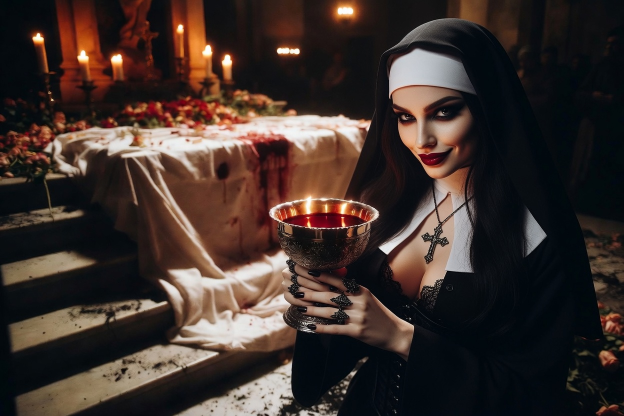
#> input picture activity_scene_sources/lasombra_court_procession_blood_wine.jpg, 1248 x 832 px (shown at 1/2 size)
$ python -i convert_activity_scene_backgrounds.py   (imports and definitions only)
#> lines starting #> are read from the running program, lines starting #| are printed output that depends on the picture
### dds_compress.py
"""Compress large mod DDS files to BC1/DXT1 for CK3 (Paradox Clausewitz engine)."""
import os
import shutil
import subprocess
import sys


def texconv_path():
    found = shutil.which("texconv")
    if found:
        return found
    raise FileNotFoundError(
        "texconv not found on PATH. Install with: winget install Microsoft.DirectXTex.Texconv"
    )


def compress_dds_dxt1(dds_path):
    """Re-encode a DDS (or overwrite in place) as opaque BC1/DXT1."""
    dds_path = os.path.normpath(dds_path)
    out_dir = os.path.dirname(dds_path)
    subprocess.run(
        [texconv_path(), "-f", "DXT1", "-m", "1", "-y", "-o", out_dir, dds_path],
        check=True,
        stdout=subprocess.DEVNULL,
        stderr=subprocess.PIPE,
        text=True,
    )


# [11 lines left out: function finalize_activity_icon_dds, not called in this run]


def finalize_activity_title_icon_dds(dds_path):
    """CK3 running-activity title bar uses ActivityType.GetHeaderIcon (164x164)."""
    finalize_activity_icon_dds(dds_path)


def finalize_activity_header_dds(dds_path):
    """CK3 activity planner header art needs RGBA + full mipmaps (not single-mip DXT1)."""
    finalize_activity_icon_dds(dds_path)


def finalize_event_type_icon_dds(dds_path):
    """CK3 event-type icons need a full RGBA mipmap chain (148x148)."""
    finalize_activity_icon_dds(dds_path)


# [17 lines left out: function compress_large_gfx_dds, not called in this run]


# [6 lines that do not run on import are left out]

### convert_activity_scene_backgrounds.py
"""Batch-build Court of Shadows activity event scene DDS files (1592x848).

Drop source art into tools/activity_scene_sources/<basename>.jpg (or .png).
Missing sources are copied from procession/veiled pursuit fallbacks so the mod
loads until custom art is ready.

Usage:
    python tools/convert_activity_scene_backgrounds.py
    python tools/convert_activity_scene_backgrounds.py --seed-only
"""
from PIL import Image, ImageEnhance
import argparse
import os
import shutil
import tempfile

from dds_compress import compress_dds_dxt1

TOOLS = os.path.dirname(os.path.abspath(__file__))
MOD = os.path.normpath(os.path.join(TOOLS, "..", "lasombra_court"))
SOURCES = os.path.join(TOOLS, "activity_scene_sources")
OUT_DIR = os.path.join(MOD, "gfx", "interface", "illustrations", "event_scenes")
EVENT_SIZE = (1592, 848)

FALLBACK_PROCESSION = os.path.join(OUT_DIR, "lasombra_court_umbral_orgy.dds")
FALLBACK_PURSUIT = os.path.join(OUT_DIR, "lasombra_court_veiled_pursuit.dds")

PROCESSION_SCENES = (
    "lasombra_court_procession_nave_open",
    "lasombra_court_procession_vigil_tone",
    "lasombra_court_procession_confession_rail",
    "lasombra_court_procession_blood_wine",
    "lasombra_court_procession_pulse_confession",
    "lasombra_court_procession_pulse_indulgence",
    "lasombra_court_procession_pulse_sanctify",
    "lasombra_court_procession_pulse_ash",
    "lasombra_court_procession_pulse_blood",
    "lasombra_court_procession_pulse_seductive",
    "lasombra_court_procession_pulse_carnal",
    "lasombra_court_procession_pulse_benediction",
    "lasombra_court_procession_pulse_wine",
)

PURSUIT_SCENES = (
    "lasombra_court_veiled_pursuit",
    "lasombra_court_pursuit_veil_descend",
    "lasombra_court_pursuit_night_tone",
    "lasombra_court_pursuit_corridor_hunt",
    "lasombra_court_pursuit_pre_dawn",
    "lasombra_court_pursuit_conclusion",
    "lasombra_court_pursuit_initiation_font",
    "lasombra_court_pursuit_seeker_claims",
    "lasombra_court_pursuit_veil_lifted",
    "lasombra_court_pursuit_foreign_oath",
    "lasombra_court_pursuit_rival_mask",
    "lasombra_court_pursuit_oath_long_night",
    "lasombra_court_pursuit_veil_refused",
    "lasombra_court_pursuit_blood_wine_hunt",
    "lasombra_court_pursuit_salon_votary",
    "lasombra_court_pursuit_shadow_chant",
)


def crop_cover(img, tw, th):
#> called with tw = 1592, th = 848
    w, h = img.size
#> w = 1248; h = 832
    target_ratio = tw / th
    src_ratio = w / h
#> src_ratio = 1.5
    if src_ratio > target_ratio:
        new_w = int(h * target_ratio)
        left = (w - new_w) // 2
        img = img.crop((left, 0, left + new_w, h))
    else:
        new_h = int(w / target_ratio)
#> new_h = 664
        top = (h - new_h) // 2
#> top = 84
        img = img.crop((0, top, w, top + new_h))
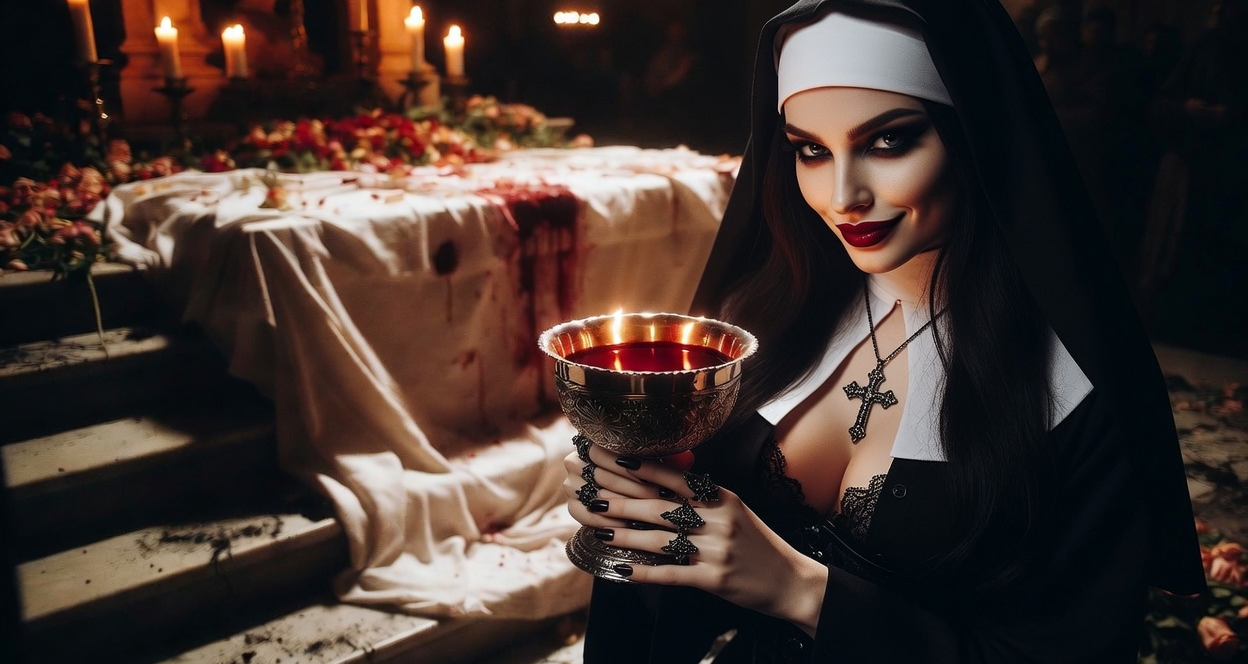
#> img: PIL image 1248x664 RGBA; mean R, G, B, A 66.2, 51.9, 46.8, 255
    return img.resize((tw, th), Image.LANCZOS)


def enhance(img):
    rgb = ImageEnhance.Contrast(img.convert("RGB")).enhance(1.06)
    rgb = ImageEnhance.Color(rgb).enhance(1.08)
    return rgb.convert("RGBA")


def find_source(basename):
    for ext in (".jpg", ".jpeg", ".png", ".webp"):
        path = os.path.join(SOURCES, basename + ext)
        if os.path.exists(path):
            return path
    return None


def write_from_image(src_path, out_path):
    img = enhance(crop_cover(Image.open(src_path).convert("RGBA"), *EVENT_SIZE))
    os.makedirs(os.path.dirname(out_path), exist_ok=True)
    with tempfile.NamedTemporaryFile(suffix=".dds", delete=False) as tmp:
        tmp_path = tmp.name
    try:
        img.save(tmp_path)
        compress_dds_dxt1(tmp_path)
        shutil.move(tmp_path, out_path)
    finally:
        if os.path.exists(tmp_path):
            os.remove(tmp_path)
    print(f"converted {os.path.basename(src_path)} -> {out_path}")


def seed_copy(fallback, out_path):
    os.makedirs(os.path.dirname(out_path), exist_ok=True)
    if not os.path.exists(out_path):
        shutil.copy2(fallback, out_path)
        print(f"seeded {out_path}")


def process_scene(basename, fallback, seed_only=False):
    out_path = os.path.join(OUT_DIR, f"{basename}.dds")
    src = find_source(basename)
    if src and not seed_only:
        write_from_image(src, out_path)
    else:
        seed_copy(fallback, out_path)


def main():
    parser = argparse.ArgumentParser()
    parser.add_argument("--seed-only", action="store_true", help="copy fallbacks only")
    args = parser.parse_args()

    if not os.path.exists(FALLBACK_PROCESSION):
        raise FileNotFoundError(FALLBACK_PROCESSION)
    if not os.path.exists(FALLBACK_PURSUIT):
        raise FileNotFoundError(FALLBACK_PURSUIT)

    os.makedirs(SOURCES, exist_ok=True)

    for name in PROCESSION_SCENES:
        process_scene(name, FALLBACK_PROCESSION, seed_only=args.seed_only)
    for name in PURSUIT_SCENES:
        process_scene(name, FALLBACK_PURSUIT, seed_only=args.seed_only)


# [2 lines not run here, left out]

#> (the run stopped early here; a loop or call above may not have finished)

$ run again, on activity_scene_sources/lasombra_court_procession_pulse_benediction.jpg
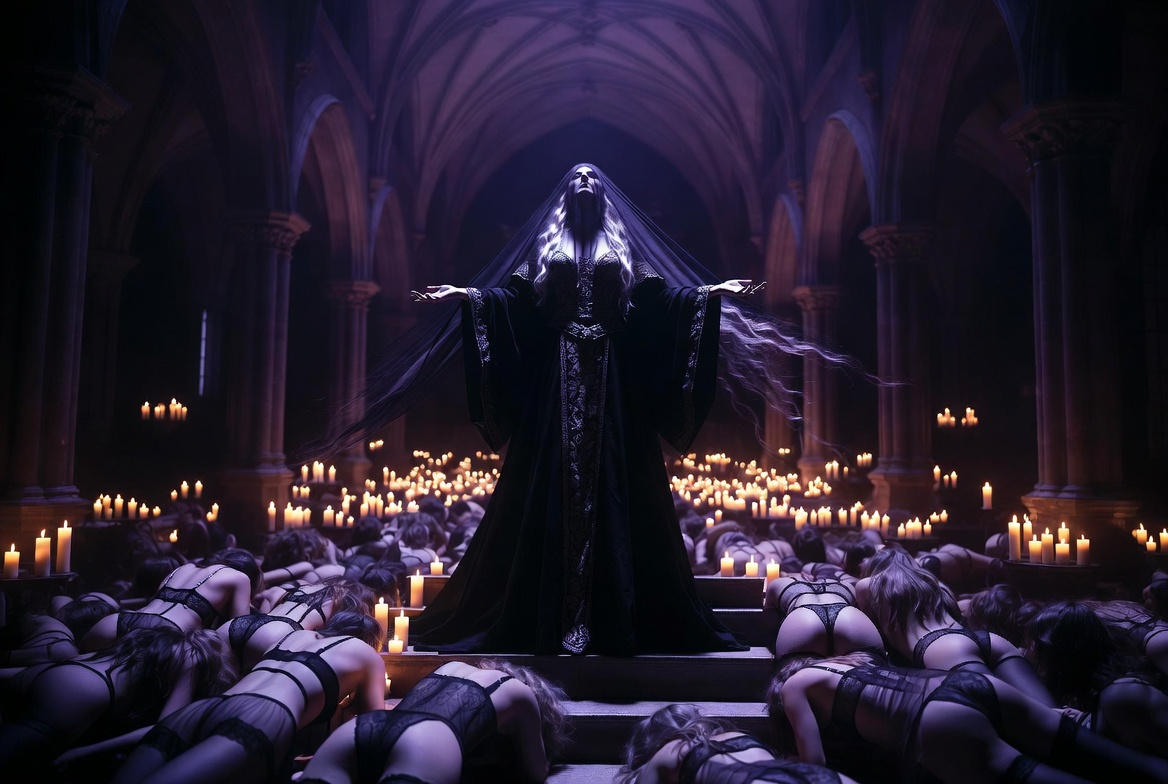
#> input picture activity_scene_sources/lasombra_court_procession_pulse_benediction.jpg, 1168 x 784 px
#> w = 1168; h = 784
#> src_ratio = 1.49
#> new_h = 622
#> top = 81
#> in crop_cover, `img = img.crop((0, top, w, top + new_h))`:
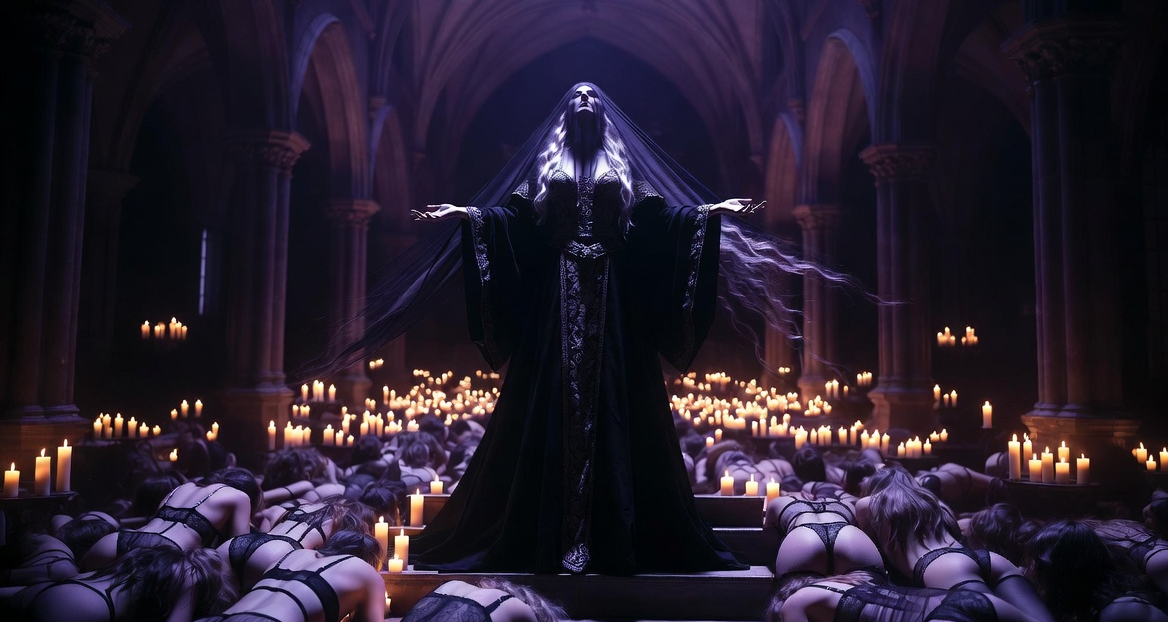
#> img: PIL image 1168x622 RGBA; mean R, G, B, A 39.4, 30.4, 46.3, 255

$ run again, on activity_scene_sources/lasombra_court_procession_pulse_benediction_alt.jpg
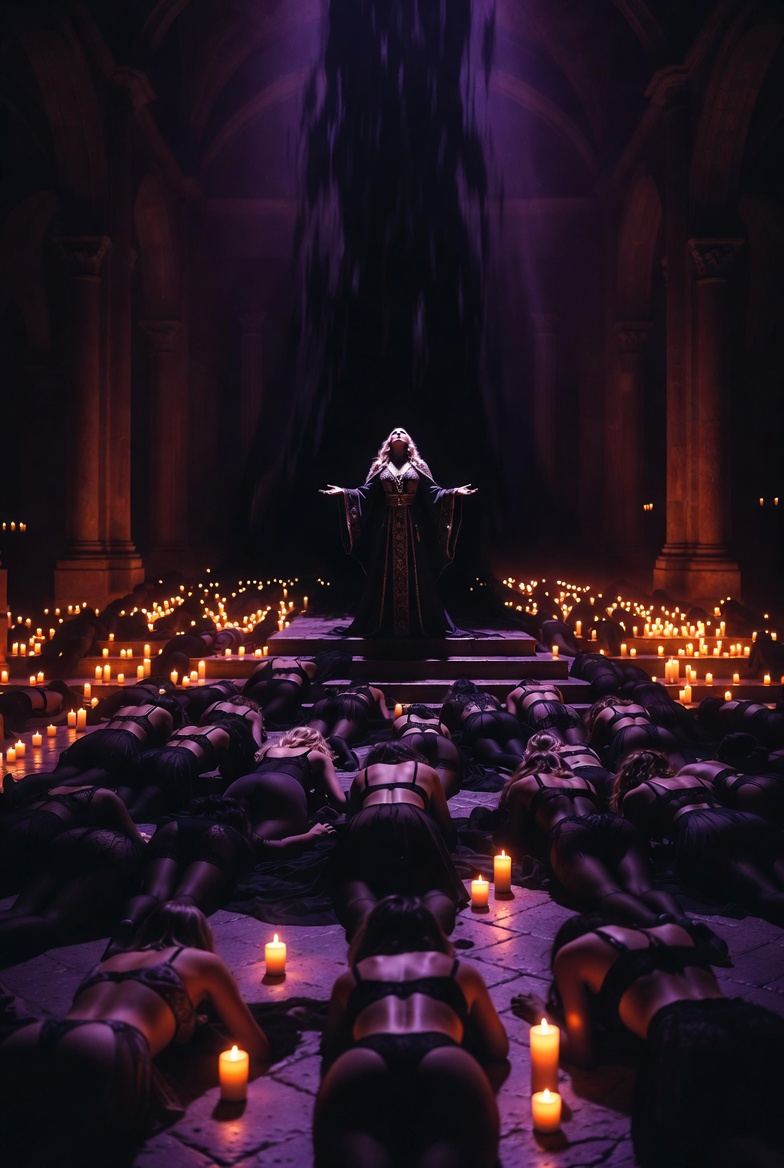
#> input picture activity_scene_sources/lasombra_court_procession_pulse_benediction_alt.jpg, 784 x 1168 px
#> w = 784; h = 1168
#> src_ratio = 0.671
#> new_h = 417
#> top = 375
#> in crop_cover, `img = img.crop((0, top, w, top + new_h))`:
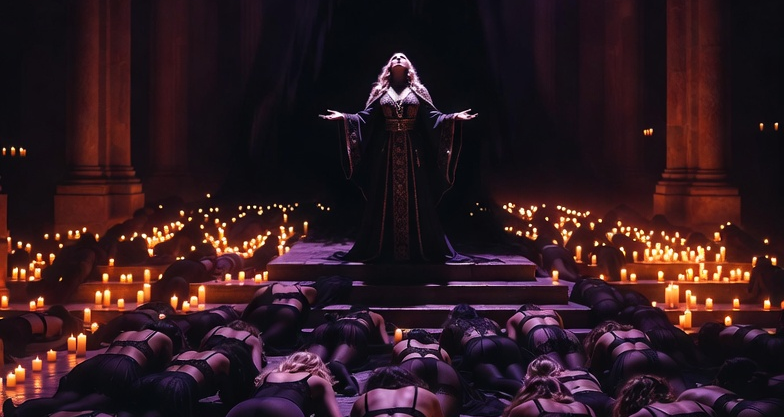
#> img: PIL image 784x417 RGBA; mean R, G, B, A 48.4, 26.5, 32.5, 255
#> in enhance, `rgb = ImageEnhance.Color(rgb).enhance(1.08)`:
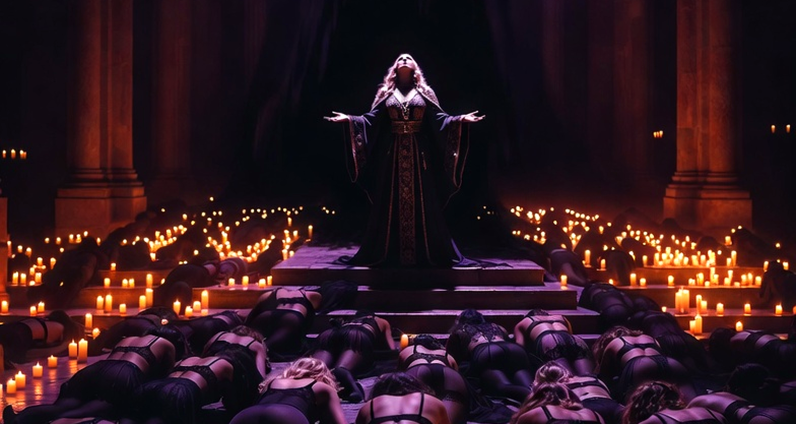
#> rgb: PIL image 1592x848 RGB (shown at 1/2 size); mean R, G, B 49.3, 24.3, 31.4

$ run again, on activity_scene_sources/lasombra_court_procession_pulse_blood.jpg
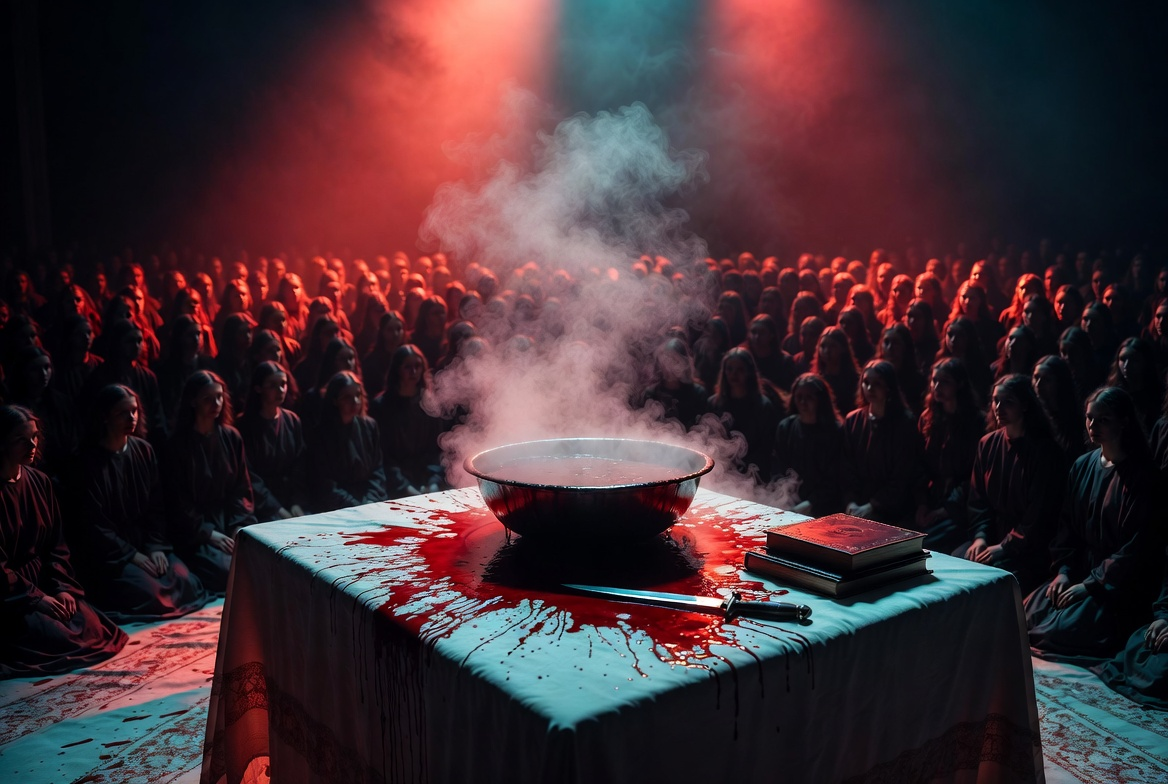
#> input picture activity_scene_sources/lasombra_court_procession_pulse_blood.jpg, 1168 x 784 px
#> w = 1168; h = 784
#> src_ratio = 1.49
#> new_h = 622
#> top = 81
#> in crop_cover, `img = img.crop((0, top, w, top + new_h))`:
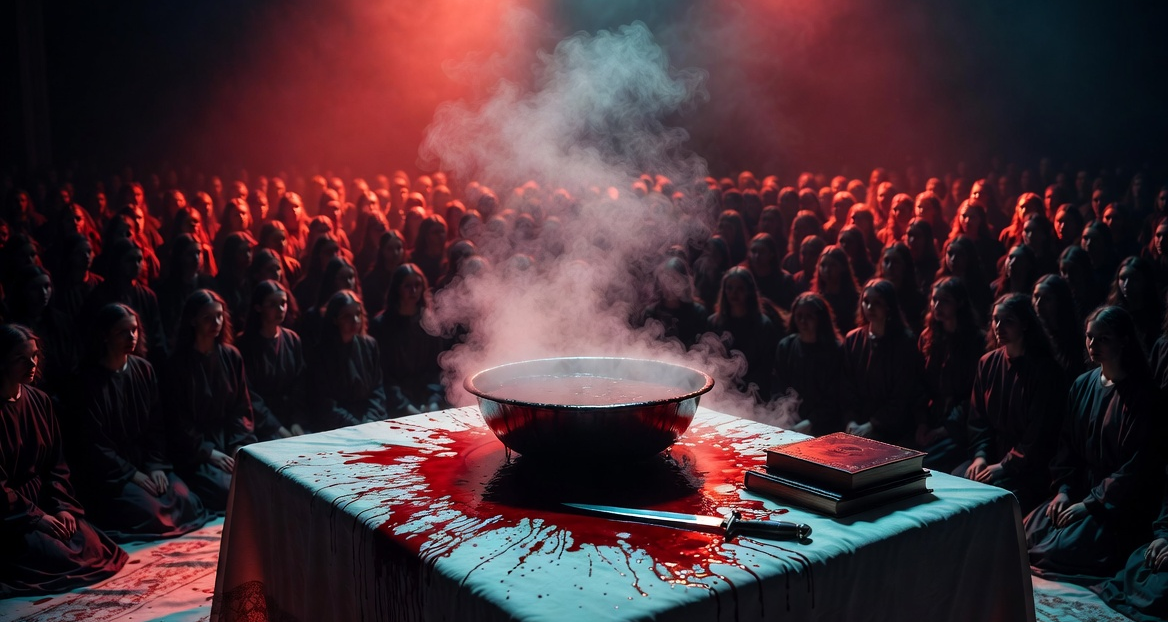
#> img: PIL image 1168x622 RGBA; mean R, G, B, A 67.4, 45.6, 51.5, 255
